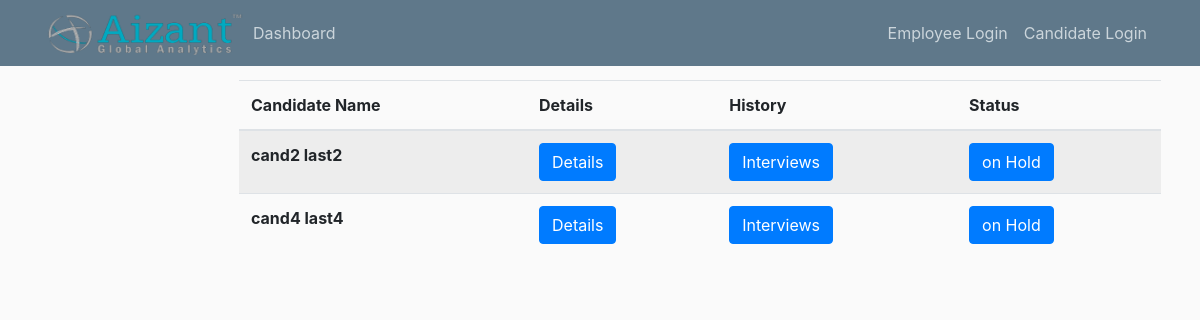
The page /manager_hold_applications on the database its author committed.
### app/models.py (models this page shows, shortened)
class Candidate(db.Model):
    id = db.Column(db.Integer, primary_key=True)
    first_name = db.Column(db.String(30))
    last_name = db.Column(db.String(30))
    contact_number = db.Column(db.String(10))
    email = db.Column(db.String(200), unique=True)
    password = db.Column(db.String(260))
    pan_card = db.Column(db.String(10))
    current_location = db.Column(db.String(200))
    candidate_compensation = db.relationship('CandidateCompensation', backref='candidate', uselist=False)  # one to
    candidate_professions = db.relationship('CandidateProfession', backref='candidate')  # one to many with candidate
    candidate_educations = db.relationship('CandidateEducation', backref='candidate')  # one to many w education
    applications = db.relationship('Application', backref='candidate')

class Application(db.Model):
    id = db.Column(db.Integer, primary_key=True)
    position_id = db.Column(db.Integer, db.ForeignKey('position.id'))
    candidate_id = db.Column(db.Integer, db.ForeignKey('candidate.id'))
    round = db.Column(db.Integer, default=0)
    status = db.Column(db.String(10))
    Feedback = db.Column(db.String(255))
    push = db.Column(db.Boolean, default=False)

### app/routes.py (the view)
@app.route('/manager_hold_applications')
def manager_hold_applications():
    applications = Application.query.order_by(Application.id)
    candidates = Candidate.query.order_by(Candidate.id)
    return render_template('manager_hold_applications.html', candidates=candidates, applications=applications)

### app/templates/manager_hold_applications.html
{% extends 'manager_layout.html' %}
{% block content %}
      <table class="table table-striped" style="width:100%;">
        <thead>
          <tr>
            <th scope="col">Candidate Name</th>
            <th scope="col">Details</th>
            <th scope="col">History</th>
            <th scope="col">Status</th>
          </tr>
        </thead>
        <tbody>
          {% for application in applications %}
              {% if application.status == 'Hold' or application.status== 'Collect Documents'  %}
              <tr>
                {% for candidate in candidates %}
                  {% if candidate.id == application.candidate_id %}
                    <td><b>{{ candidate.first_name }} {{ candidate.last_name }}</b></td>
                  {% endif %}
                {% endfor %}
                <td> <a class="btn btn-primary" href="{{ url_for('info', candidate_id = application.candidate_id) }}">Details</a></td>
                <td> <a class="btn btn-primary" href="{{ url_for('candidate_interviews', application_id = application.id) }}">Interviews</a></td>
                <td> <a class="btn btn-primary" href="{{ url_for('manager_feedback', application_id=application.id) }}">on Hold</a></td>
              </tr>
              {% endif %}
          {% endfor %}
        </tbody>
    </table>
{% endblock %}

### app/static/main.css (style rules this page uses)
body { background: #fafafa; color: #333333; margin-top: 5rem; }

### rows shown on the page
Candidate: first_name "cand2", last_name "last2"
Candidate: first_name "cand4", last_name "last4"
